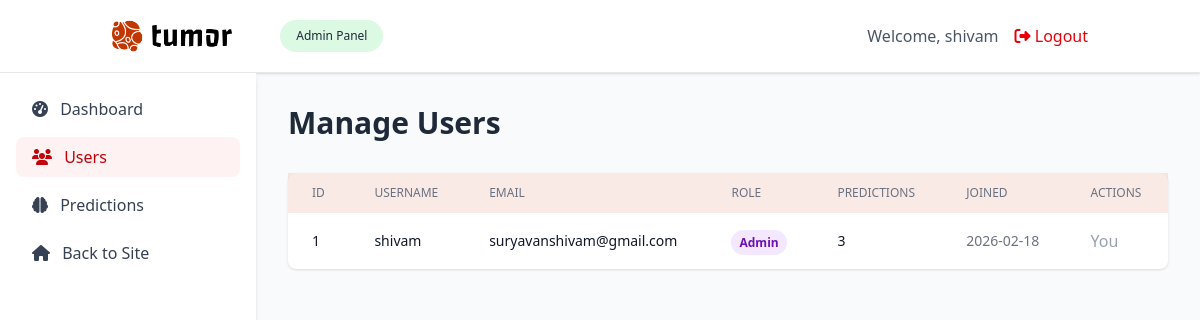
The app's page /admin/users (signed in) with its own data.
### main.py (models this page shows, shortened)
class User(UserMixin, db.Model):
    id = db.Column(db.Integer, primary_key=True)
    username = db.Column(db.String(80), unique=True, nullable=False)
    email = db.Column(db.String(120), unique=True, nullable=False)
    password_hash = db.Column(db.String(256), nullable=False)
    is_admin = db.Column(db.Boolean, default=False)
    created_at = db.Column(db.DateTime, default=datetime.utcnow)
    predictions = db.relationship('Prediction', backref='user', lazy=True)

### main.py (the view)
@app.route('/admin/users')
@login_required
def admin_users():
    if not current_user.is_admin:
        flash('Access denied. Admin privileges required.', 'error')
        return redirect(url_for('index'))
    users = User.query.all()
    return render_template('admin/users.html', users=users)

### main.py (called while the page is built)
@login_manager.user_loader
def load_user(user_id):
    return User.query.get(int(user_id))

### templates/admin/users.html (shortened to what this page needs)
<!DOCTYPE html>
<html lang="en">
<head>
    <link rel="stylesheet" href="https://cdnjs.cloudflare.com/ajax/libs/font-awesome/6.5.1/css/all.min.css">
    <link rel="stylesheet" href="/style.css">
    <script src="https://cdn.jsdelivr.net/npm/@tailwindcss/browser@4"></script>
</head>
<body class="bg-slate-50">
    <header class="bg-white shadow-sm border-b border-gray-200">
        <div class="container mx-auto px-6 py-4 flex items-center justify-between">
            <div class="flex items-center space-x-12">
                <img src="/assets/logo.png" alt="YYOG" class="h-10" />
                <span class="bg-special-green rounded-full text-xs font-medium px-4 py-2 text-gray-800">Admin Panel</span>
            </div>
            <div class="flex items-center space-x-4">
                <span class="text-gray-600">Welcome, {{ current_user.username }}</span>
                <a href="{{ url_for('logout') }}" class="text-red-600 hover:text-red-700">
                    <i class="fas fa-sign-out-alt"></i> Logout
                </a>
            </div>
        </div>
    </header>
    <div class="flex" style="min-height: calc(100vh - 72px);">
        <aside class="w-64 bg-white shadow-md">
            <nav class="p-4 space-y-2">
                <a href="{{ url_for('admin_dashboard') }}" class="block px-4 py-2 text-gray-700 hover:bg-gray-50 rounded-lg">
                    <i class="fas fa-tachometer-alt mr-2"></i> Dashboard
                </a>
                <a href="{{ url_for('admin_users') }}" class="block px-4 py-2 bg-red-50 text-red-700 rounded-lg font-medium">
                    <i class="fas fa-users mr-2"></i> Users
                </a>
                <a href="{{ url_for('admin_predictions') }}" class="block px-4 py-2 text-gray-700 hover:bg-gray-50 rounded-lg">
                    <i class="fas fa-brain mr-2"></i> Predictions
                </a>
                <a href="{{ url_for('index') }}" class="block px-4 py-2 text-gray-700 hover:bg-gray-50 rounded-lg">
                    <i class="fas fa-home mr-2"></i> Back to Site
                </a>
            </nav>
        </aside>
        <main class="flex-1 p-8">
            <h1 class="text-3xl font-bold text-gray-800 mb-8">Manage Users</h1>
            <div class="bg-white rounded-lg shadow">
                <div class="overflow-x-auto">
                    <table class="w-full">
                        <thead class="bg-special-red/10">
                            <tr>
                                <th class="px-6 py-3 text-left text-xs font-medium text-gray-500 uppercase">ID</th>
                                <th class="px-6 py-3 text-left text-xs font-medium text-gray-500 uppercase">Username</th>
                                <th class="px-6 py-3 text-left text-xs font-medium text-gray-500 uppercase">Email</th>
                                <th class="px-6 py-3 text-left text-xs font-medium text-gray-500 uppercase">Role</th>
                                <th class="px-6 py-3 text-left text-xs font-medium text-gray-500 uppercase">Predictions</th>
                                <th class="px-6 py-3 text-left text-xs font-medium text-gray-500 uppercase">Joined</th>
                                <th class="px-6 py-3 text-left text-xs font-medium text-gray-500 uppercase">Actions</th>
                            </tr>
                        </thead>
                        <tbody class="divide-y divide-gray-200">
                            {% for user in users %}
                            <tr id="user-{{ user.id }}">
                                <td class="px-6 py-4 text-sm text-gray-900">{{ user.id }}</td>
                                <td class="px-6 py-4 text-sm text-gray-900">{{ user.username }}</td>
                                <td class="px-6 py-4 text-sm text-gray-900">{{ user.email }}</td>
                                <td class="px-6 py-4">
                                    {% if user.is_admin %}
                                        <span class="px-2 py-1 text-xs font-semibold rounded-full bg-purple-100 text-purple-800">Admin</span>
                                    {% else %}
                                        <span class="px-2 py-1 text-xs font-semibold rounded-full bg-gray-100 text-gray-800">User</span>
                                    {% endif %}
                                </td>
                                <td class="px-6 py-4 text-sm text-gray-900">{{ user.predictions|length }}</td>
                                <td class="px-6 py-4 text-sm text-gray-500">{{ user.created_at.strftime('%Y-%m-%d') }}</td>
                                <td class="px-6 py-4">
                                    {% if user.id != current_user.id %}
                                    <button onclick="deleteUser({{ user.id }})" class="text-red-600 hover:text-red-800">
                                        <i class="fas fa-trash"></i> Delete
                                    </button>
                                    {% else %}
                                    <span class="text-gray-400">You</span>
                                    {% endif %}
                                </td>
                            </tr>
                            {% endfor %}
                        </tbody>
                    </table>
                </div>
            </div>
        </main>
    </div>
</body>
</html>

### assets/style.css (style rules this page uses)
* { scroll-behavior: smooth; }

### templates/admin/users.html (style rules this page uses)
* { scroll-behavior: smooth; }

### records on screen
User: username "shivam", id "1", email "suryavanshivam@gmail.com", is_admin "Admin", predictions|length "3", created_at "2026-02-18", shows "You"
